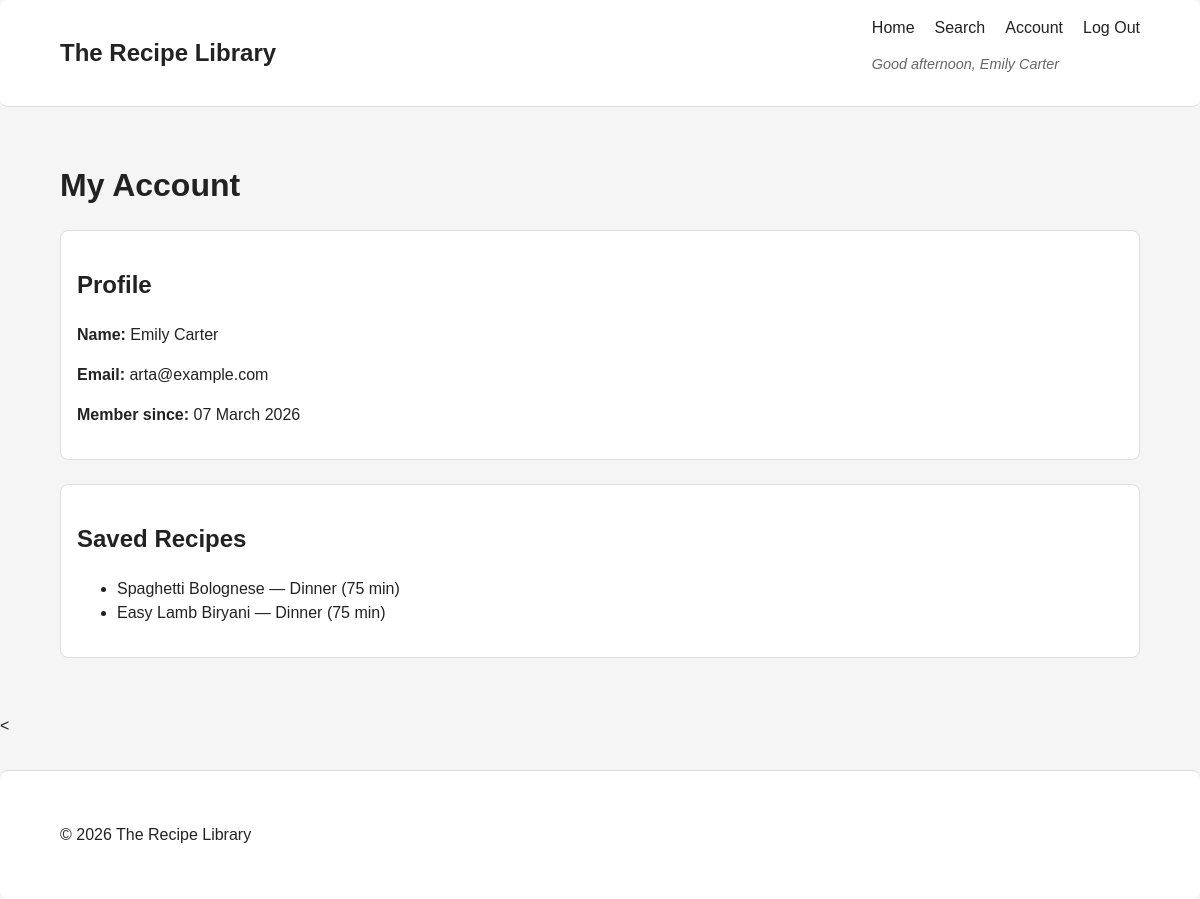
The app's page /pages/account.php (signed in) with its own data.
### tables this page shows
CREATE TABLE recipes (
    id BIGINT UNSIGNED AUTO_INCREMENT PRIMARY KEY,
    user_id BIGINT UNSIGNED NOT NULL,
    category_id INT UNSIGNED NULL,
    title VARCHAR(200) NOT NULL,
    slug VARCHAR(220) NOT NULL,
    description TEXT NULL,
    servings TINYINT UNSIGNED NULL,
    prep_time_min SMALLINT UNSIGNED NULL,
    cook_time_min SMALLINT UNSIGNED NULL,
    difficulty ENUM('easy', 'medium', 'hard') NOT NULL DEFAULT 'easy',
    image_url VARCHAR(255) NULL,
    source_url VARCHAR(255) NULL,
    is_published TINYINT(1) NOT NULL DEFAULT 1,
    created_at DATETIME NOT NULL DEFAULT CURRENT_TIMESTAMP,
    updated_at DATETIME NOT NULL DEFAULT CURRENT_TIMESTAMP ON UPDATE CURRENT_TIMESTAMP,
    UNIQUE KEY uq_recipes_slug (slug),
    KEY idx_recipes_user_id (user_id),
    KEY idx_recipes_category_id (category_id),
    KEY idx_recipes_created_at (created_at),
    CONSTRAINT fk_recipes_user
        FOREIGN KEY (user_id) REFERENCES users(id)
        ON DELETE RESTRICT ON UPDATE CASCADE,
    CONSTRAINT fk_recipes_category
        FOREIGN KEY (category_id) REFERENCES categories(id)
        ON DELETE SET NULL ON UPDATE CASCADE
);

CREATE TABLE categories (
    id INT UNSIGNED AUTO_INCREMENT PRIMARY KEY,
    name VARCHAR(80) NOT NULL,
    slug VARCHAR(100) NOT NULL,
    created_at DATETIME NOT NULL DEFAULT CURRENT_TIMESTAMP,
    UNIQUE KEY uq_categories_name (name),
    UNIQUE KEY uq_categories_slug (slug)
);

### includes/auth.php (called while the page is built, shortened)
<?php
function getCurrentUserId() {
    return $_SESSION['user_id'] ?? null;
}
function getCurrentUserName() {
    return $_SESSION['user_name'] ?? null;
}

### includes/favourites.php (called while the page is built, shortened)
<?php
function getUserFavourites($conn, $userId) {
    $stmt = mysqli_prepare($conn, '
        SELECT recipes.id, recipes.title, recipes.cook_time_min, categories.name AS category_name
        FROM favourites
        JOIN recipes ON favourites.recipe_id = recipes.id
        LEFT JOIN categories ON recipes.category_id = categories.id
        WHERE favourites.user_id = ?
        ORDER BY favourites.created_at DESC
    ');
    mysqli_stmt_bind_param($stmt, 'i', $userId);
    mysqli_stmt_execute($stmt);
    $result = mysqli_stmt_get_result($stmt);
    return $result;
}

### pages/account.php (the view, shortened to what this page needs)
<?php
require_once __DIR__ . '/../includes/db.php';
require_once __DIR__ . '/../includes/auth.php';
require_once __DIR__ . '/../includes/favourites.php';
$userId = getCurrentUserId();
$stmt = mysqli_prepare($conn, 'SELECT full_name, email, created_at FROM users WHERE id = ?');
mysqli_stmt_bind_param($stmt, 'i', $userId);
mysqli_stmt_execute($stmt);
mysqli_stmt_bind_result($stmt, $name, $email, $createdAt);
$favourites = getUserFavourites($conn, $userId);
?>
<?php require_once __DIR__ . '/../includes/header.php';  ?>
    <main class="account-container container">
        <h1>My Account</h1>
        <section class="account-info">
            <h2>Profile</h2>
            <p><strong>Name:</strong> <?php echo htmlspecialchars($name);  ?></p>
            <p><strong>Email:</strong> <?php echo htmlspecialchars($email);  ?></p>
            <p><strong>Member since:</strong> <?php echo date('d F Y', strtotime($createdAt));  ?></p>
        </section>
        <section class="account-favourites">
            <h2>Saved Recipes</h2>
            <?php if ($favourites->num_rows > 0): ?>
                <ul>
                    <?php while ($row = $favourites->fetch_assoc()): ?>
                        <li>
                            <a href="/recipe-app/pages/recipe.php?id=<?php echo $row['id']; ?>">
                                <?php echo htmlspecialchars($row['title']); ?>
                            </a>
                            — <?php echo htmlspecialchars($row['category_name']); ?>
                            (<?php echo $row['cook_time_min']; ?> min)
                        </li>
                    <?php endwhile; ?>
                </ul>
            <?php else: ?>
                <p>You have no saved recipes yet.</p>
            <?php endif; ?>
        </section>
    </main>
<?php require_once __DIR__ . '/../includes/footer.php';  ?>

### css/styles.css (style rules this page uses)
:root { --color-white: #ffffff; --color-light-gray: #f5f5f5; --color-dark-gray: #222; --color-border: #ddd; --border-radius: 8px; --spacing-xs: 0.75rem; --spacing-sm: 1rem; --spacing-md: 1.5rem; --spacing-lg: 2rem; --gap-sm: 0.75rem; --gap-md: 1rem; --gap-lg: 1.25rem; }
* { box-sizing: border-box; }
body { margin: 0; font-family: Arial, sans-serif; line-height: 1.5; background-color: var(--color-light-gray); color: var(--color-dark-gray); }
a { color: inherit; text-decoration: none; }
.container { width: min(90%, 1100px); margin: 0 auto; padding: 20px 0; }
.site-header, .site-footer, section, form { background-color: var(--color-white); border-radius: var(--border-radius); }
section, form { border: 1px solid var(--color-border); padding: var(--spacing-sm); margin-bottom: var(--spacing-md); }
main.container { padding: var(--spacing-lg) 0; }

### records on screen
recipes: title "Spaghetti Bolognese", category.name "Dinner", cook_time_min "75"
recipes: title "Easy Lamb Biryani", category.name "Dinner", cook_time_min "75"

### other values on screen
$greeting . ', ' . $name "Good afternoon, Emily Carter"
$name "Emily Carter"
$email "arta@example.com"
date('d F Y', strtotime($createdAt)) "07 March 2026"
